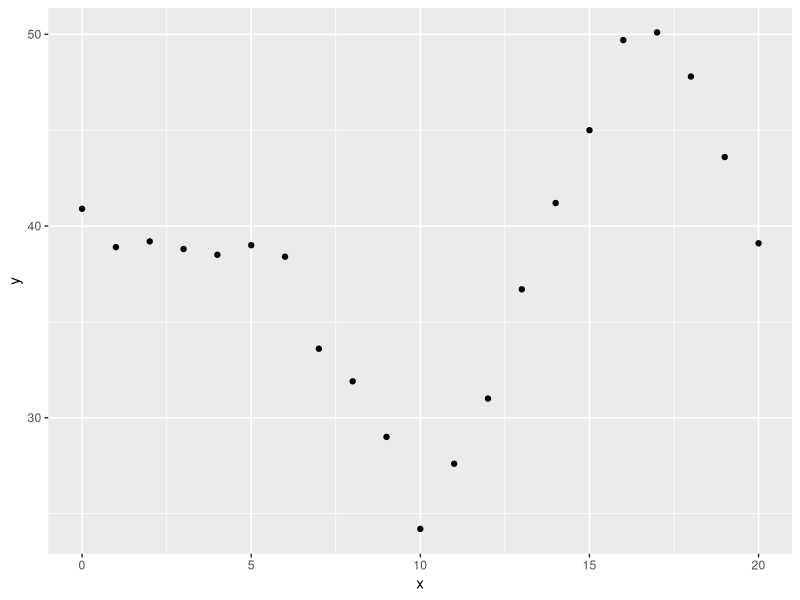
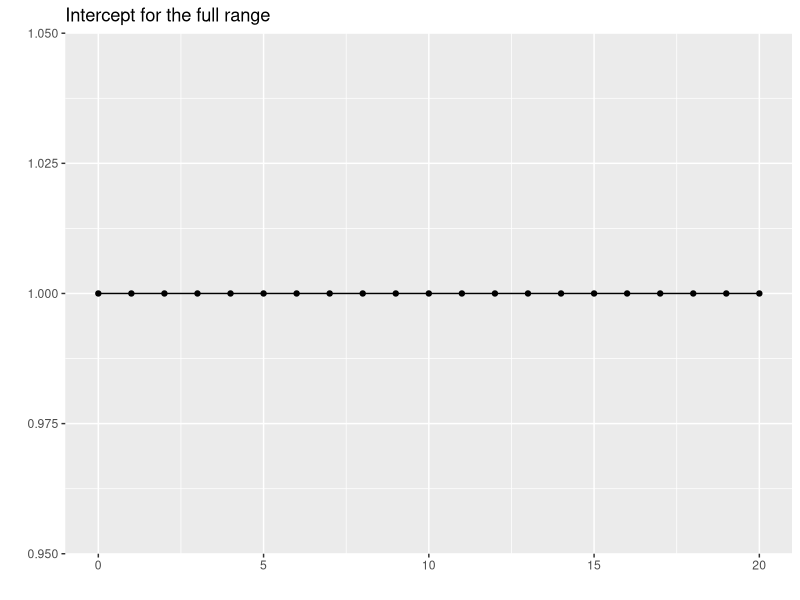
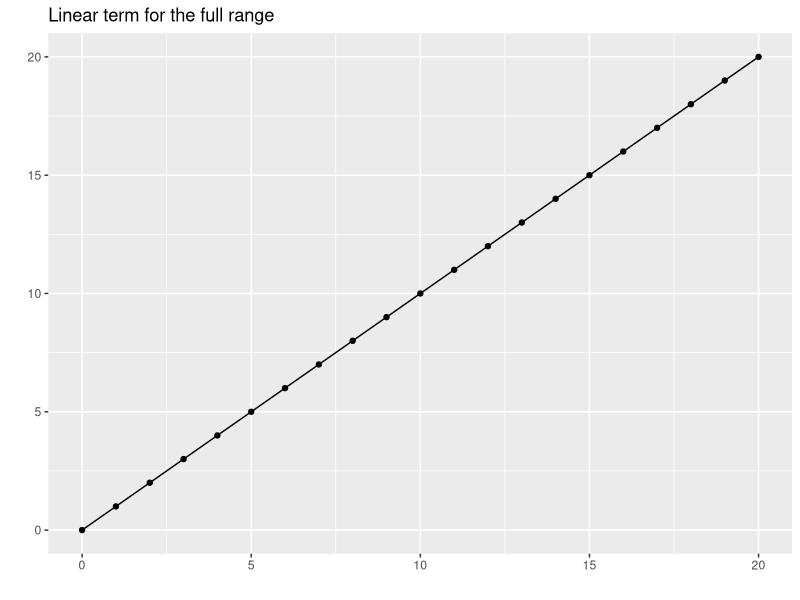
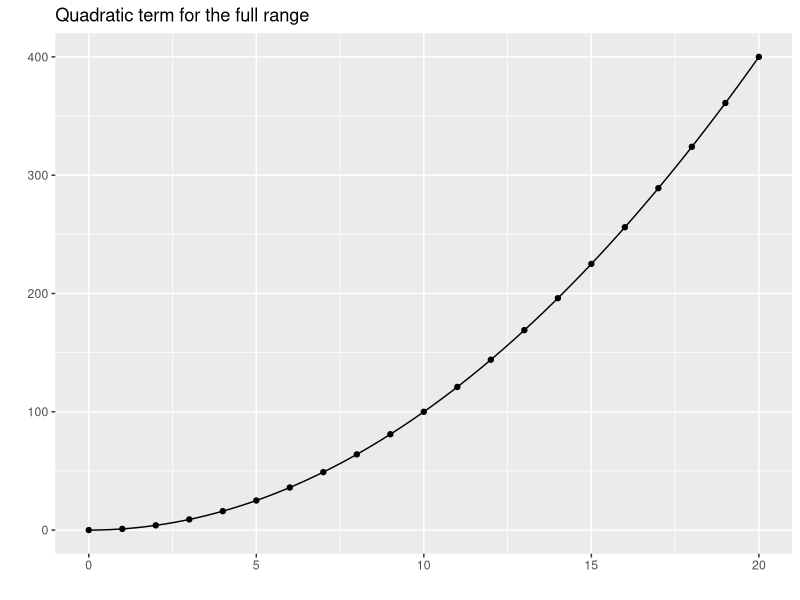
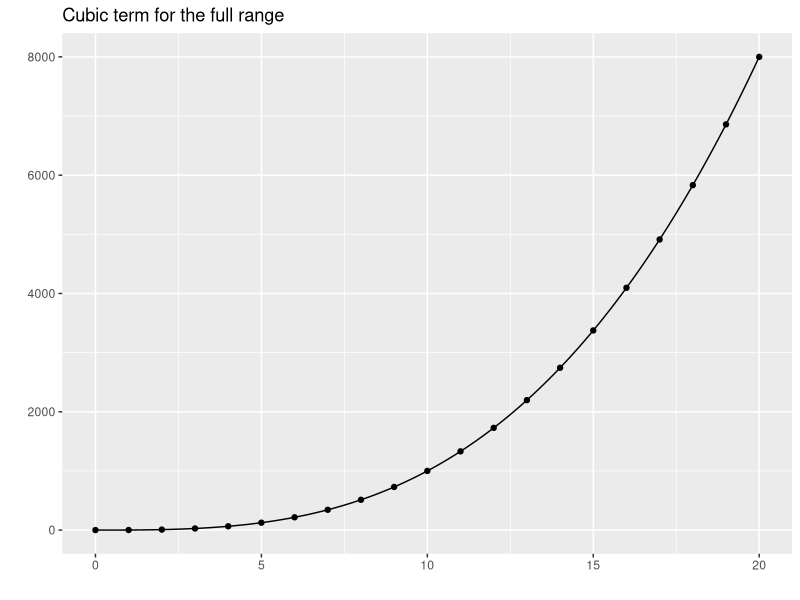
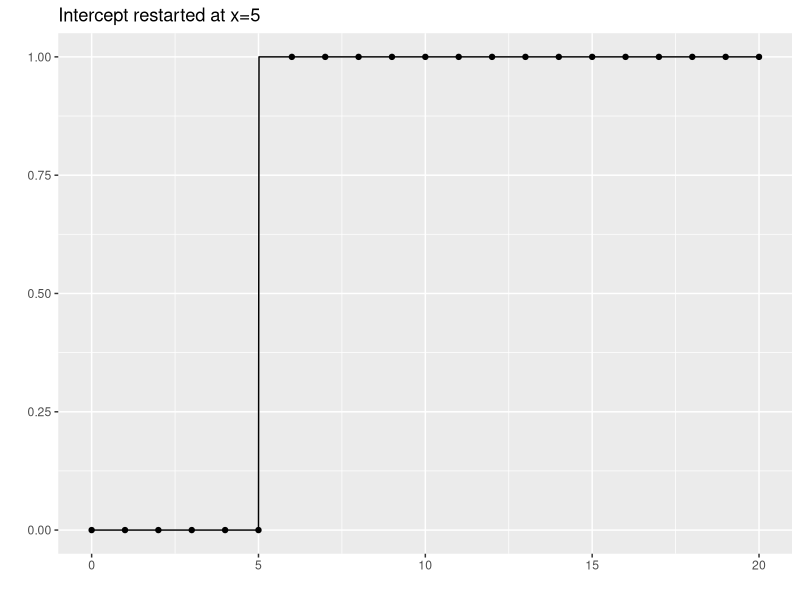
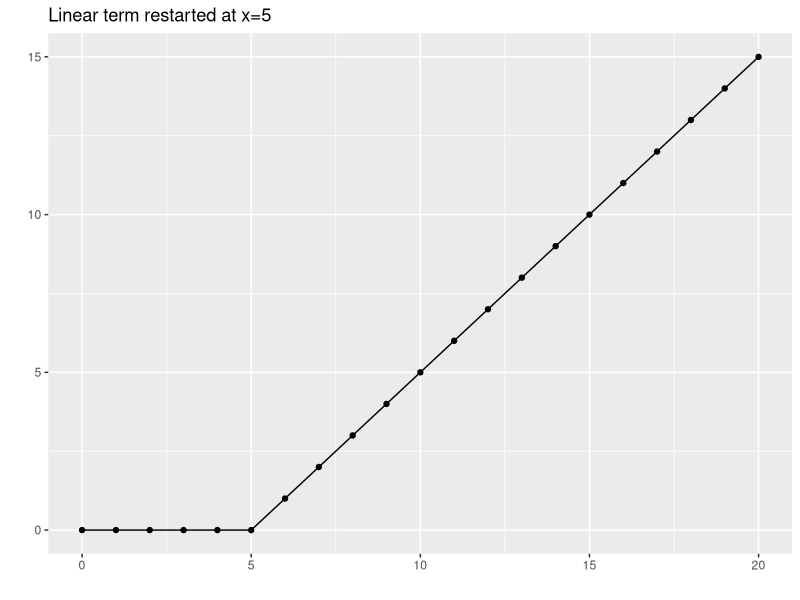
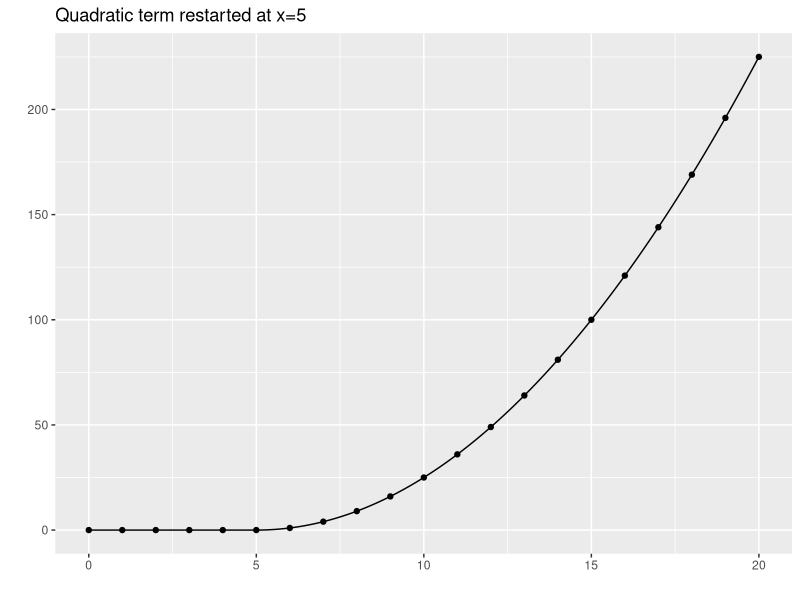

R code for these plots, in order:
## ---- chunk 1
#| label: cubic-splines-01
#| message: false
#| warning: false

library(broom)
library(dplyr)
library(Hmisc)
library(knitr)
library(magrittr)
library(rms)
library(splines)
library(tidyr)
## ---- chunk 2
#| label: cubic-splines-02

library(ggplot2)
x <- 0:20
y <- rep(40, 21)
y[6:21] <- y[6:21]-3*(0:15)
y[11:21] <- y[11:21]+7*(0:10)
y[16:21] <- y[16:21]-(0:5)^2
y <- y+round(rnorm(21), 1)
simulated_example <- data.frame(x, y)
simulated_example
ggplot(simulated_example, aes(x, y)) +
  geom_point()
## ---- chunk 3
#| label: cubic-splines-03

x <- c(0:20, setdiff(seq(0, 20, by=1/64), 0:20))
## ---- chunk 4
#| label: cubic-splines-04

xm <- data.frame(
  c1 =rep(1, length(x)),
  c2 =x,
  c3 =x^2,
  c4 =x^3,
  c5 =(x> 5)*rep(1, length(x)),
  c6 =(x> 5)*(x- 5),
  c7 =(x> 5)*(x- 5)^2,
  c8 =(x> 5)*(x- 5)^3,
  c9 =(x>10)*rep(1, length(x)),
  c10=(x>10)*(x-10),
  c11=(x>10)*(x-10)^2,
  c12=(x>10)*(x-10)^3,
  c13=(x>15)*rep(1, length(x)),
  c14=(x>15)*(x-15),
  c15=(x>15)*(x-15)^2,
  c16=(x>15)*(x-15)^3,
  x=x,
  y=NA
)
xm$y[1:21] <- y
## ---- chunk 5
#| label: cubic-splines-05

kable(xm[1:21, 1:16])
## ---- chunk 6
#| label: cubic-splines-06

display_curve <- function(dat, lb) {
  # Plot a line connecting the points in dat
  # Assume that column 1 is x and column 2 is y
  # Work with either a data frame or matrix
  dat %>%
    data.frame %>%
    select(1:2) %>%
    set_names(c("x", "y")) %>%
    ggplot(aes(x, y)) +
      ggtitle(lb) +
      geom_line() +
      xlab(" ") +
      ylab(" ")
}

display_dots <- function(cplot, dat) {
  # Add dots in dat to an existing graph
  # Assume that column 1 is x and column 2 is y
  # Work with either a data frame or matrix
  dat %>%
    data.frame %>%
    set_names(c("x", "y")) -> df
  cplot + geom_point(data=df, aes(x, y))
}

lb1 <- rep(c("Intercept", "Linear term", "Quadratic term", "Cubic term"), 4)
lb2 <- rep(c("for the full range", "restarted at x=5", "restarted at x=10", "restarted at x=15"), each=4)
lb <- paste(lb1, lb2)

for (j in 1:16) {
  dat <- xm[ , c("x",  paste0("c", j))]
  display_curve(dat, lb[j]) %>%
    display_dots(dat[1:21, ]) %>%
    plot
}

## ---- chunk 7
#| label: cubic-splines-07

lm(y~c2+c3+c4, data=xm) %>%
  augment(newdata=xm) %>%
  select(c2, .fitted) %>%
    display_curve("Single cubic fit") %>%
    display_dots(simulated_example)
## ---- chunk 8
#| label: cubic-splines-08

lm(y~c2+c3+c4+c5+c6+c7+c8+c9+c10+c11+c12+c13+c14+c15+c16, data=xm)  %>%
  augment(newdata=xm) %>%
  select(c2, .fitted) %>%
    display_curve("Discontinous cubic splines") %>%
    display_dots(simulated_example)
## ---- chunk 9
#| label: cubic-splines-09

lm(y~c2+c3+c4+c6+c7+c8+c10+c11+c12+c14+c15+c16, data=xm)  %>%
  augment(newdata=xm) %>%
  select(c2, .fitted) %>%
    display_curve("Continuous but not smooth cubic splines") %>%
    display_dots(simulated_example)
## ---- chunk 10
#| label: cubic-splines-10

lm(y~c2+c3+c4+c7+c8+c11+c12+c15+c16, data=xm) %>%
  augment(newdata=xm) %>%
  select(c2, .fitted) %>%
    display_curve("Continuous and smooth (1st derivative) cubic splines") %>%
    display_dots(simulated_example)
## ---- chunk 11
#| label: cubic-splines-11

lm(y~c2+c3+c4+c8+c12+c16, data=xm) %>%
  augment(newdata=xm) %>%
  select(c2, .fitted) %>%
    display_curve("Continous and smooth (1st and 2nd derivatives) cubic splines") %>%
    display_dots(simulated_example)
## ---- chunk 12
#| label: cubic-splines-12

round(cor(xm[c(2:4, 8, 12, 16)]), 2)
## ---- chunk 13
#| label: cubic-splines-13

cubic_spline <- bs(xm$c2, knots=c(5, 10, 15), degree=3, intercept=TRUE)
## ---- chunk 14
#| label: cubic-splines-14

for (j in 1:dim(cubic_spline)[2]) {
  dat <- cbind(xm$c2, cubic_spline[ , j])
  display_curve(dat, "Cubic B-spline terms") %>%
    display_dots(dat[1:21, ]) %>%
    plot
}
## ---- chunk 15
#| label: cubic-splines-15

round(cor(cubic_spline), 1)
## ---- chunk 16
#| label: cubic-splines-16

lm(xm$y~cubic_spline) %>%
  augment(newdata=xm) %>%
  select(c2, .fitted) %>%
    display_curve("Cubic spline fit to the data") %>%
    display_dots(simulated_example)
## ---- chunk 17
#| label: cubic-splines-17

linear_spline <- bs(xm$c2, knots=c(5, 10, 15), degree=1, intercept=TRUE)
## ---- chunk 18
#| label: cubic-splines-18

for (j in 1:dim(linear_spline)[2]) {
  dat <- cbind(xm$c2, linear_spline[ , j])
  display_curve(dat, "Linear B-spline terms") %>%
    display_dots(dat[1:21, ]) %>%
    plot
}
## ---- chunk 19
#| label: cubic-splines-19

lm(xm$y~linear_spline) %>%
  augment(newdata=xm) %>%
  select(c2, .fitted) %>%
    display_curve("Linear spline fit to the data") %>%
    display_dots(simulated_example)
## ---- chunk 20
#| label: cubic-splines-20

quadratic_spline <- bs(xm$c2, knots=c(5, 10, 15), degree=2, intercept=TRUE)
kable(quadratic_spline[1:21, ])
## ---- chunk 21
#| label: cubic-splines-21

for (j in 1:dim(quadratic_spline)[2]) {
  dat <- cbind(xm$c2, quadratic_spline[ , j])
  display_curve(dat, "Quadratic B-spline terms") %>%
    display_dots(dat[1:21, ]) %>%
    plot
}
## ---- chunk 22
#| label: cubic-splines-22

lm(xm$y~quadratic_spline) %>%
  augment(newdata=xm) %>%
  select(c2, .fitted) %>%
    display_curve("Quadratic spline fit to the data") %>%
    display_dots(simulated_example)
## ---- chunk 23
#| label: cubic-splines-23

natural_spline <- ns(xm$c2, knots=c(5, 10, 15), intercept=TRUE)
kable(natural_spline[1:21, ])
## ---- chunk 24
#| label: cubic-splines-24

extended_x <- seq(-5, 25, by=1/64)
extended_spline <- predict(natural_spline, extended_x)
for (j in 1:dim(extended_spline)[2]) {
  dat <- cbind(extended_x, extended_spline[ , j])
  spline_dots <- cbind(0:20, extended_spline[extended_x %in% 0:20, j])
  display_curve(dat, "Natural spline terms") %>%
    display_dots(spline_dots) %>%
    plot
}
## ---- chunk 25
#| label: cubic-splines-25

extended_y <- rep(NA, length(extended_x))
extended_y[extended_x %in% 0:20] <- simulated_example$y
lm(extended_y~extended_spline) %>%
  augment(newdata=extended_spline) %>%
  data.frame(c2=extended_x) %>%
  select(c2, .fitted) %>%
    display_curve("Natural spline fit to the data") %>%
    display_dots(simulated_example)
## ---- chunk 26
#| label: cubic-splines-26

for (k in 3:7) {
  knots <- 20*((1:k)-0.5)/k
  lm(y~bs(c2, knots=knots), data=xm) -> rcs_fit
  # lm(y~rcs(c2, k), data=xm) -> rcs_fit
  ti <- paste0(k, " knots, AIC = ", round(AIC(rcs_fit), 1), ", BIC = ", round(BIC(rcs_fit), 1))
  rcs_fit %>%
    augment(newdata=xm) %>%
    select(c2, .fitted) %>%
      display_curve(ti) %>%
      display_dots(simulated_example) -> cplot
    plot(cplot + geom_vline(xintercept=knots, color="black", linetype="dotted"))
}
## ---- chunk 27
#| label: cubic-splines-27

for (k in 3:7) {
  knots <- k + c(0, 5, 10)
  lm(y~bs(c2, knots=knots), data=xm) -> rcs_fit
  # lm(y~rcs(c2, k), data=xm) -> rcs_fit
  ti <- paste0("Knots at ", paste(knots, collapse=", "))
  rcs_fit %>%
    augment(newdata=xm) %>%
    select(c2, .fitted) %>%
      display_curve(ti) %>%
      display_dots(simulated_example) -> cplot
    plot(cplot + geom_vline(xintercept=knots, color="black", linetype="dotted"))
}
